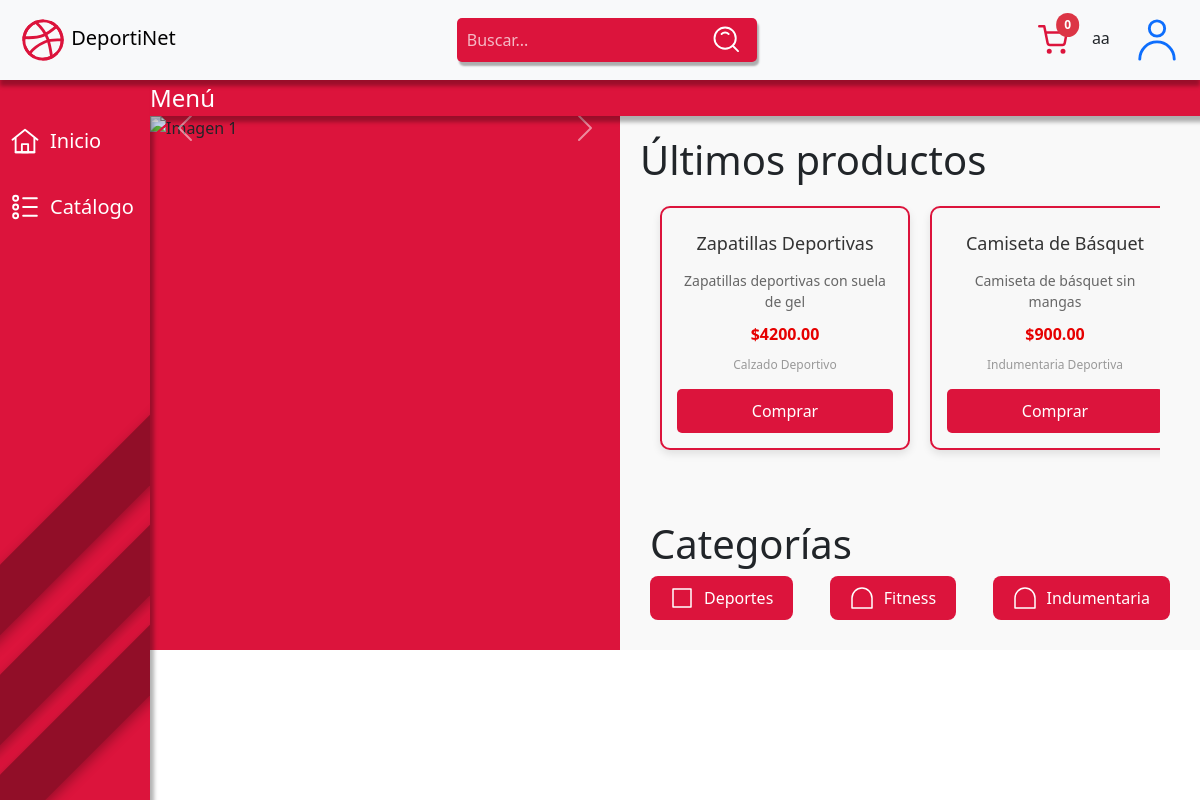
The app's page /views/cliente/index-cliente.php (signed in) with its own data.
### tables this page shows
CREATE TABLE `productos` (
  `id_producto` int NOT NULL,
  `nombre` varchar(100) NOT NULL,
  `descripcion` text,
  `precio` decimal(10,2) NOT NULL,
  `stock` int NOT NULL,
  `id_categoria` int NOT NULL,
  `img` varchar(200) NOT NULL
);

CREATE TABLE `categorias` (
  `id_categoria` int NOT NULL,
  `nombre_categoria` varchar(100) NOT NULL
);

### views/cliente/index-cliente.php (the view, shortened to what this page needs)
<!DOCTYPE html>
<html lang="es">
<head>
    <link href="https://cdn.jsdelivr.net/npm/bootstrap@5.3.3/dist/css/bootstrap.min.css" rel="stylesheet">
    <link rel="stylesheet" href="index-main.css">
</head>
<body>
    <div class="navbar">
        <a class="navbar-brand" href="index-cliente.php">
            DeportiNet
        </a>
        <form id="form" role="search" action="buscar.php" method="GET" class="searchbar">
            <input type="search" id="query" name="q" placeholder="Buscar..." aria-label="Search through site content" required>
            <button type="submit">
            </button>
        </form>
        <div class="navbar-icons">
            <a class="shopping-cart position-relative" type="button" href="./carrito.php">
                <span id="cart-count" class="position-absolute top-0 start-100 translate-middle badge rounded-pill bg-danger">
                    0
                </span>
            </a>
            <?php echo $_SESSION['usuario']; ?>
            <div class="dropdown" style="display: inline">
                <a class="profile " href="#" role="button" id="dropdownMenuLink" data-bs-toggle="dropdown" aria-expanded="false">
                    <svg width="46" height="46" fill="none" stroke="currentColor" stroke-linecap="round" stroke-linejoin="round" stroke-width="1.5" viewBox="0 0 24 24" xmlns="http://www.w3.org/2000/svg">
                        <path d="M12 10a4 4 0 1 0 0-8 4 4 0 0 0 0 8Z"></path>
                        <path d="M21 22a9 9 0 1 0-18 0"></path>
                    </svg>
                </a>
            </div>
        </div>
    </div>
    <div class="sidebar">
        <a href="index-cliente.php"><svg width="30" height="30" fill="none" stroke="currentColor" stroke-linecap="round" stroke-linejoin="round" stroke-width="1.5" viewBox="0 0 24 24" xmlns="http://www.w3.org/2000/svg">
            <path d="M4.5 21V9L2 11l10-8 10 8-2.5-2v12h-15Z"></path>
            <path d="M9.5 14.5V21h5v-6.5h-5Z"></path>
            <path d="M4.5 21h15"></path>
          </svg>Inicio</a>
        <a href="catalogo-cliente.php">
              Catálogo</a>
        <div class="diagonal-block block1"></div>
        <div class="diagonal-block block2"></div>
        <div class="diagonal-block block3"></div>
    </div>
    <div class="main-content">
            <div class="sub-content">
                <div class="sub-navbar">
                    <p>Menú</p>
                </div>
            </div>
            <div class="content">
                <div class="carousel-container">
                    <div id="carouselExample" class="carousel slide" data-bs-ride="carousel">
                        <div class="carousel-inner">
                            <div class="carousel-item active">
                                <img src="https://i.pinimg.com/736x/fc/2d/3e/fc2d3e2f6283e20b536dc4864971e272.jpg"  alt="Imagen 1">
                            </div>
                        </div>
                        <button class="carousel-control-prev" type="button" data-bs-target="#carouselExample" data-bs-slide="prev">
                            <span class="carousel-control-prev-icon" aria-hidden="true"></span>
                        </button>
                        <button class="carousel-control-next" type="button" data-bs-target="#carouselExample" data-bs-slide="next">
                            <span class="carousel-control-next-icon" aria-hidden="true"></span>
                        </button>
                        </div>
                    </div>
                    <div class="latest-products">
                <h1 style="position: absolute">Últimos productos</h1>
                    <div class="product-list">
                    <?php
                        include '../../db.php';
                        $query = "SELECT Productos.*, Categorias.nombre_categoria
                                FROM Productos
                                JOIN Categorias ON Productos.id_categoria = Categorias.id_categoria
                                ORDER BY Productos.id_producto DESC
                                LIMIT 5";
                        $result = $conn->query($query);
                        if ($result->num_rows > 0) {
                            echo "<div class='productos-container'>";
                            while ($row = $result->fetch_assoc()) {
                                echo "<div class='producto'>";
                                echo "<h3>" . htmlspecialchars($row['nombre']) . "</h3>";
                                echo "<p>" . htmlspecialchars($row['descripcion']) . "</p>";
                                echo "<p class='precio'>$" . htmlspecialchars($row['precio']) . "</p>";
                                echo "<p class='categoria'>" . htmlspecialchars($row['nombre_categoria']) . "</p>";
                                echo "<button class='comprar-btn'>Comprar</button>";
                                echo "</div>";
                            }
                            echo "</div>";
                        } else {
                            echo "No hay productos disponibles";
                        }
                    ?>
                    </div>
                    <div class="categories">
                    <h1>Categorías</h1>
                    <div class="category-buttons">
                        <button class="category-button">
                            <svg width="24" height="24" fill="none" stroke="white" stroke-linecap="round" stroke-linejoin="round" stroke-width="1.5" viewBox="0 0 24 24" xmlns="http://www.w3.org/2000/svg">
                                <path d="M3 3h18v18H3V3Z"></path>
                            </svg>
                            <span>Deportes</span>
                        </button>
                        <button class="category-button">
                            <svg width="24" height="24" fill="none" stroke="white" stroke-linecap="round" stroke-linejoin="round" stroke-width="1.5" viewBox="0 0 24 24" xmlns="http://www.w3.org/2000/svg">
                                <path d="M12 2a10 10 0 0 1 10 10v10H2V12A10 10 0 0 1 12 2Z"></path>
                            </svg>
                            <span>Fitness</span>
                        </button>
                        <button class="category-button">
                            <svg width="24" height="24" fill="none" stroke="white" stroke-linecap="round" stroke-linejoin="round" stroke-width="1.5" viewBox="0 0 24 24" xmlns="http://www.w3.org/2000/svg">
                                <path d="M12 2a10 10 0 0 1 10 10v10H2V12A10 10 0 0 1 12 2Z"></path>
                            </svg>
                            <span>Indumentaria</span>
                        </button>
                    </div>
                </div>
</body>
</html>

### views/cliente/index-main.css (style rules this page uses)
body { overflow-y: hidden; }
body, html { width: 100%; overflow-x: hidden; }
.navbar { height: 80px; width: 100%; background-color: #f8f9fa; display: flex; align-items: center; box-shadow: 0 6px 4px rgba(0, 0, 0, 0.3); position: fixed; top: 0; left: 0; z-index: 1000; }
.navbar a { margin-left: 20px; margin-right: 20px; }
.navbar-brand { transition: all .35s; }
.shopping-cart { transition: all .35s; }
.sidebar { height: 100%; width: 150px; background-color: crimson; position: fixed; top: 80px; left: 0; padding-top: 20px; box-sizing: border-box; box-shadow: 4px 6px 4px rgba(0, 0, 0, 0.3); z-index: 1; overflow: hidden; }
.sidebar a { display: flex; color: white; padding: 10px; text-decoration: none; font-size: 20px; margin-top: 16px; transition: all .35s; gap: 10px; }
.sidebar svg { display: block; }
.sidebar a:after { position: absolute; content: ""; top: 0; left: 0; width: 0; height: 100%; background: #ff003b; transition: all .35s; }
.diagonal-block { position: absolute; width: 200%; height: 50px; transform: rotate(-45deg); z-index: -1000; box-shadow: 4px 4px 12px rgba(0, 0, 0, 0.3); }
.block1 { background-color: rgb(145, 14, 40); bottom: 120px; left: -50%; }
.block2 { background-color: rgb(145, 14, 40); bottom: 220px; left: -50%; }
.block3 { background-color: rgb(145, 14, 40); bottom: 330px; left: -50%; }
.main-content { margin-top: 80px; margin-left: 150px; }
.carousel-container { width: 470px; min-width: 470px; margin: 0; background-color: crimson; z-index: 0; }
.carousel-container img { display: block; width: 100%; height: 100%; object-fit: fill; margin: 0 auto }
.sub-navbar { background-color: crimson; position: relative; width: 100%; z-index: 1; box-shadow: 4px 6px 4px rgba(0, 0, 0, 0.3); }
.sub-navbar p { display:inline; vertical-align: middle; font-size: 24px; color: white; }
.position-relative { position: relative; }
.position-absolute { position: absolute; }
.badge { padding: 0.5em 0.7em; font-size: 0.75em; color: white; background-color: crimson; border-radius: 50%; }
.content { display: flex; }
.latest-products { display: inline-grid; padding: 20px; background-color: #f9f9f9; width: 100%; }
.product-list { display: flex; overflow-x: auto; margin-top: 50px; margin-right: 20px; }
.categories { margin-top: 40px; padding: 10px; }
.category-buttons { display: flex; justify-content: space-between; }
.category-button { background-color: crimson; color: white; border: none; padding: 10px 20px; display: flex; align-items: center; border-radius: 8px; cursor: pointer; transition: transform 0.3s ease; }
.category-button svg { margin-right: 10px; }
.category-button span { font-size: 16px; }
.searchbar { background-color: crimson; width: 300px; height: 44px; border-radius: 5px; display: flex; flex-direction: row; align-items: center; box-shadow: 2px 4px 2px rgba(0, 0, 0, 0.3); }
input { all: unset; font: 16px system-ui; color: #fff; height: 100%; width: 100%; padding: 6px 10px; }
::placeholder { color: #fff; opacity: 0.7; }
.searchbar button { all: unset; cursor: pointer; width: 44px; height: 44px; margin-right: 10px; }

### views/cliente/index-cliente.php (style rules this page uses)
.productos-container { display: flex; justify-content: space-around; gap: 20px; padding: 20px; }
.producto { display: grid; background-color: #f8f8f8; border: 2px solid crimson; border-radius: 10px; padding: 15px; width: 250px; box-shadow: 0 4px 8px rgba(0, 0, 0, 0.1); text-align: center; transition: transform 0.2s; }
.producto h3 { font-size: 18px; margin: 10px 0; color: #333; }
.producto p { font-size: 14px; color: #666; margin: 5px 0; }
.producto .precio { font-size: 16px; color: #e60000; font-weight: bold; }
.producto .categoria { font-size: 12px; color: #999; }
.comprar-btn { background-color: crimson; color: #fff; border: none; border-radius: 5px; padding: 10px 20px; cursor: pointer; margin-top: 10px; transition: background-color 0.3s; }

### records on screen
productos: nombre "Zapatillas Deportivas", descripcion "Zapatillas deportivas con suela de gel", precio "4200.00", id_categoria.nombre_categoria "Calzado Deportivo"
productos: nombre "Camiseta de Básquet", descripcion "Camiseta de básquet sin mangas", precio "900.00", id_categoria.nombre_categoria "Indumentaria Deportiva"

### other values on screen
$_SESSION['usuario'] "aa"
